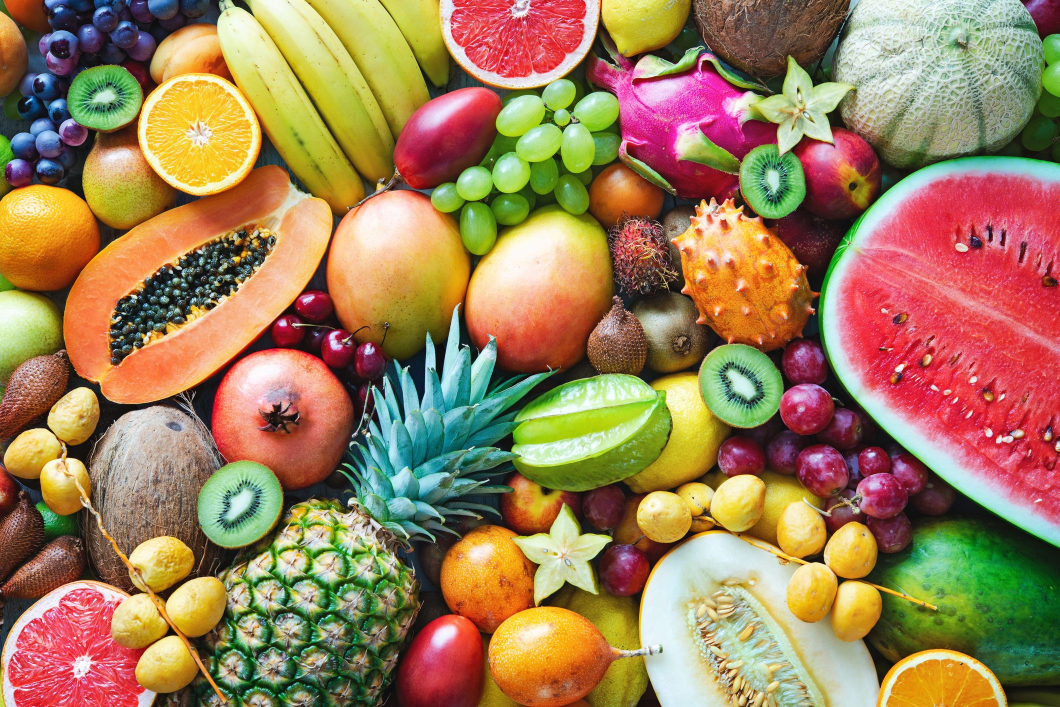
#> input picture BT_LAB03_W04.2/exercise/colorful-ripe-tropical-fruits.jpg, 2119 x 1414 px (shown at 1/2 size)
$ jupyter execute --allow-errors lab04.2.ipynb
#> lines starting #> are read from the running program, lines starting #| are printed output that depends on the picture; after the words box and inside, x2 and y2 are one past the last pixel; in counts of white or black regions, pixels touching at a corner belong together
[cell 1]
import numpy as np
import imageio.v2 as iio
import matplotlib.pyplot as plt
from scipy import ndimage as nd

# 1. Đọc ảnh gốc (ví dụ: ảnh chứa quả kiwi)
data = iio.imread('exercise/colorful-ripe-tropical-fruits.jpg')
#> data is the input picture: shape (1414, 2119, 3); mean R, G, B 157.9, 126.8, 88.7

# 2. Cắt vùng chứa quả kiwi (thay toạ độ phù hợp với ảnh thật của bạn)
kiwi = data[150:380, 270:530].copy()  # (200x200 ảnh kiwi)

# 3. Tịnh tiến kiwi xuống 30px, sang phải 50px
shifted_kiwi = nd.shift(kiwi, shift=(30, 50, 0))  # (row, col, channel)

# 4. Tạo hiệu ứng sóng bằng sin (wave effect)
H, W, _ = shifted_kiwi.shape
#> H = 230; W = 260
Y, X = np.indices((H, W))

# Hiệu ứng sóng theo trục x
offset = 10 * np.sin(2 * np.pi * Y / 50.0)  # biên độ 10, bước sóng 50px
map_x = X + offset
map_y = Y

# Kết hợp thành map toạ độ
coords = np.array([map_y, map_x])

# Áp dụng map_coordinates trên từng kênh màu
wave_kiwi = np.zeros_like(shifted_kiwi)
for i in range(3):  # RGB
    wave_kiwi[:, :, i] = nd.map_coordinates(shifted_kiwi[:, :, i], coords, order=1, mode='reflect')
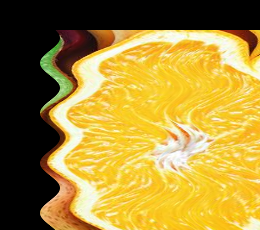
#> wave_kiwi: shape (230, 260, 3); mean R, G, B 164, 137.7, 57.1

# 5. Lưu kết quả ra file
iio.imwrite('kiwi_wave.jpg', wave_kiwi)

# 6. Hiển thị ảnh kết quả
plt.imshow(wave_kiwi)
plt.title("Ảnh kiwi sau khi tịnh tiến + hiệu ứng sóng")
plt.axis('off')
plt.show()

[cell 2]
import numpy as np
import imageio.v2 as iio
import matplotlib.pyplot as plt

# ------------------------
# Hàm: chuyển RGB thành RGBA với nền trong suốt
def rgb_to_rgba(image):
    gray = np.mean(image, axis=2)
    alpha = (gray < 250).astype(np.uint8) * 255  # mask nền trắng
    rgba = np.dstack([image, alpha])
    return rgba

# ------------------------
# Hàm: áp dụng gradient màu lên ảnh theo chiều ngang
def apply_gradient(image, start_color, end_color):
    H, W, _ = image.shape
    alpha = image[:, :, 3] / 255.0  # kênh alpha

    # Tạo gradient từ trái → phải
    gradient = np.linspace(start_color, end_color, W).astype(np.uint8)
    gradient = np.tile(gradient, (H, 1, 1))  # mở rộng theo chiều dọc

    out = np.zeros_like(image)
    for c in range(3):  # áp dụng cho R, G, B
        out[:, :, c] = (gradient[:, :, c] * alpha).astype(np.uint8)
    out[:, :, 3] = image[:, :, 3]  # giữ nguyên alpha
    return out

# ------------------------
# Đọc ảnh (phải là ảnh JPG với nền trắng)
du_du = iio.imread('exercise/du-du.jpg')
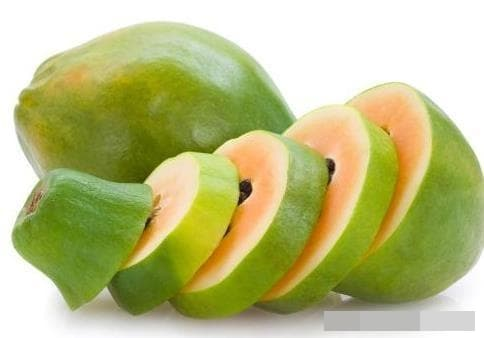
#> input picture BT_LAB03_W04.2/exercise/du-du.jpg, 484 x 338 px
#> du_du is the input picture: shape (338, 484, 3); mean R, G, B 186.9, 189.2, 129.3
dua_hau = iio.imread('exercise/dua-hau.jpg')
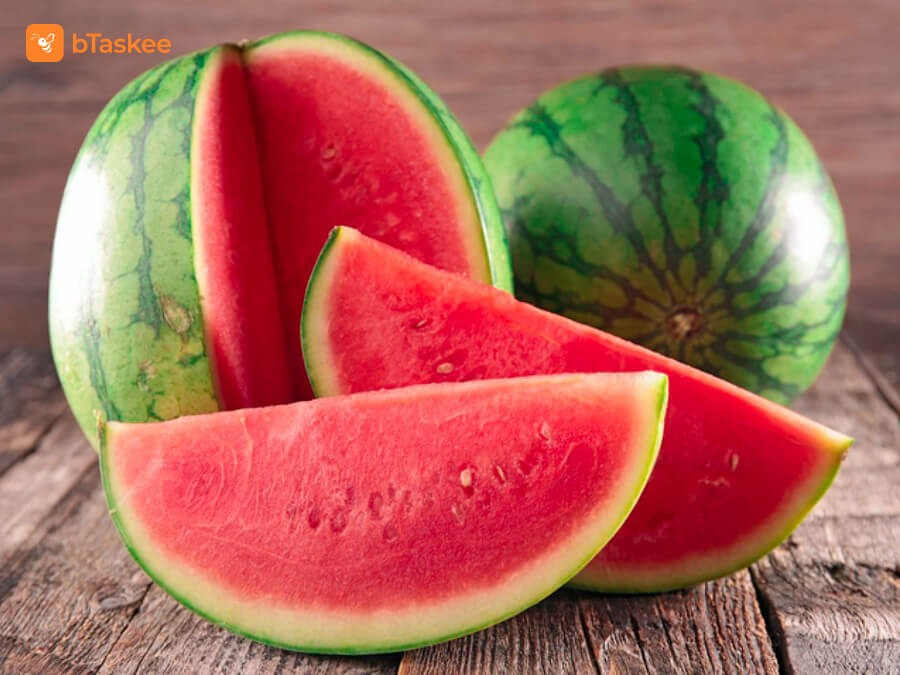
#> input picture BT_LAB03_W04.2/exercise/dua-hau.jpg, 900 x 675 px
#> dua_hau is the input picture: shape (675, 900, 3); mean R, G, B 168.1, 104.1, 89.6

# Chuyển sang RGBA (tạo kênh alpha)
du_du = rgb_to_rgba(du_du)
#> in rgb_to_rgba, `alpha = (gray < 250).astype(np.uint8) * 255`:
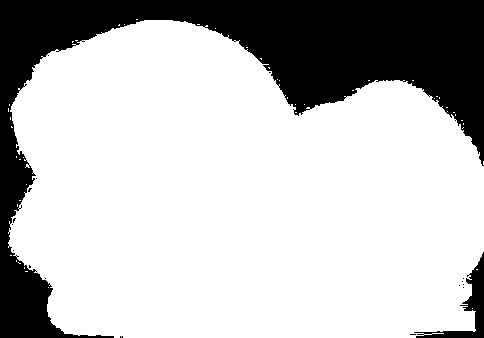
#> alpha: shape (338, 484); 74.7% white; 18 black regions (16 under 20 px), largest, box (x1, y1, x2, y2) and area: (0, 0, 484, 338) 39972, (414, 252, 484, 338) 1304
dua_hau = rgb_to_rgba(dua_hau)
#> in rgb_to_rgba (call 2), `alpha = (gray < 250).astype(np.uint8) * 255`: alpha: shape (675, 900); 98.9% white; 9 black regions (7 under 20 px), largest, box (x1, y1, x2, y2) and area: (53, 161, 106, 330) 4881, (789, 195, 826, 264) 1476

# Gradient màu
red_to_green = [(255, 0, 0), (0, 255, 0)]
yellow_to_purple = [(255, 255, 0), (128, 0, 128)]

# Áp dụng gradient
papaya_colored = apply_gradient(du_du, red_to_green[0], red_to_green[1])
#> in apply_gradient, `out[:, :, 3] = image[:, :, 3]`:
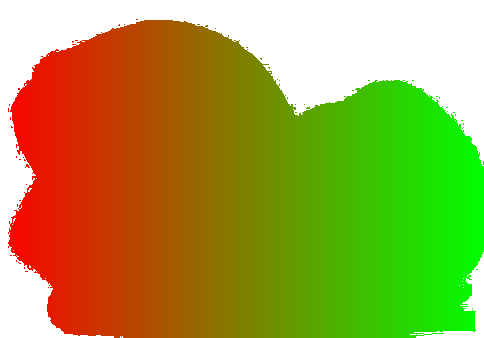
#> out: shape (338, 484, 4); mean of channels 0, 1, 2, 3 96, 93.8, 0, 190.6; transparent parts drawn white
watermelon_colored = apply_gradient(dua_hau, yellow_to_purple[0], yellow_to_purple[1])
#> in apply_gradient (call 2), `gradient = np.linspace(start_color, end_color, W).astype(np.uint8)`: gradient = 900 rows, first 8: [255, 255, 0], [254, 254, 0], [254, 254, 0], [254, 254, 0], [254, 253, 0], [254, 253, 0], [254, 253, 0], [254, 253, 0]

# ------------------------
# Tạo canvas nền trong suốt
H = max(papaya_colored.shape[0], watermelon_colored.shape[0])
#> H = 675
W = papaya_colored.shape[1] + watermelon_colored.shape[1] + 20
#> W = 1404
canvas = np.zeros((H, W, 4), dtype=np.uint8)  # RGBA

# Dán đu đủ bên trái
canvas[0:papaya_colored.shape[0], 0:papaya_colored.shape[1], :] = papaya_colored

# Dán dưa hấu bên phải
x_offset = papaya_colored.shape[1] + 20
#> x_offset = 504
canvas[0:watermelon_colored.shape[0], x_offset:x_offset + watermelon_colored.shape[1], :] = watermelon_colored

# ------------------------
# Lưu ảnh PNG với nền trong suốt
iio.imwrite('combined_fruits.png', canvas)

# Hiển thị kết quả
plt.imshow(canvas)
plt.axis('off')
plt.title("Đu đủ + Dưa hấu với Gradient và nền trong suốt")
plt.show()

[cell 3]
import numpy as np
import imageio.v2 as iio
import matplotlib.pyplot as plt
from scipy import ndimage as nd

# ------------------------
# Hàm chuyển RGBA → RGB nếu ảnh có alpha
def rgba_to_rgb(image_rgba, background=(255, 255, 255)):
    if image_rgba.shape[2] == 3:
        return image_rgba  # đã là RGB
    rgb = image_rgba[..., :3].astype(float)
    alpha = image_rgba[..., 3:4] / 255.0
    bg = np.array(background).reshape(1, 1, 3)
    return (rgb * alpha + bg * (1 - alpha)).astype(np.uint8)

# ------------------------
# Đọc ảnh núi và thuyền
mountain = iio.imread('exercise/nui.png')
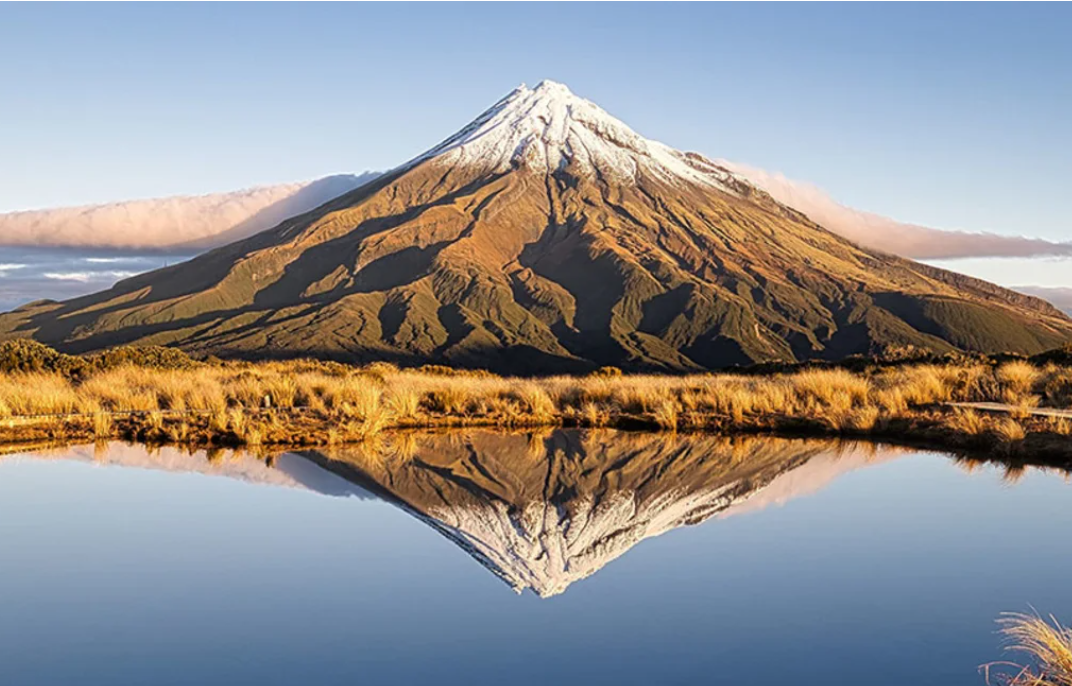
#> input picture BT_LAB03_W04.2/exercise/nui.png, 1072 x 686 px
#> mountain is the input picture: shape (686, 1072, 4); mean R, G, B, A 145.5, 142.9, 142.8, 255
boat = iio.imread('exercise/thuyen.png')
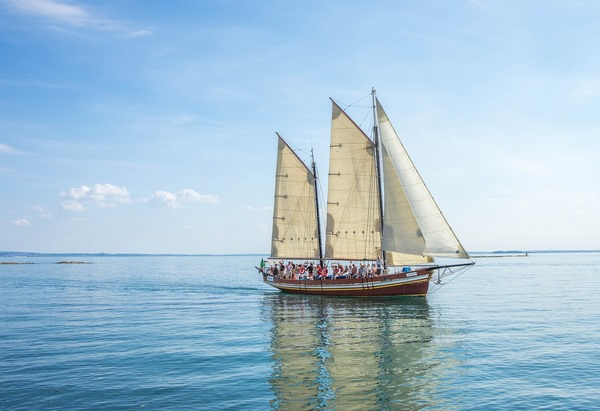
#> input picture BT_LAB03_W04.2/exercise/thuyen.png, 600 x 411 px
#> boat is the input picture: shape (411, 600, 4); mean R, G, B, A 162, 191.3, 210.3, 255

# ------------------------
# Xoay ảnh 45 độ, giữ kích thước (reshape=False)
rotated_mountain = nd.rotate(mountain, 45, reshape=False)
rotated_boat = nd.rotate(boat, 45, reshape=False)

# ------------------------
# Phản chiếu dọc (vertical mirror)
mirror_mountain = np.flipud(rotated_mountain)
mirror_boat = np.flipud(rotated_boat)

# ------------------------
# Chuyển RGBA → RGB nếu cần
mirror_mountain = rgba_to_rgb(mirror_mountain)
#> in rgba_to_rgb, `alpha = image_rgba[..., 3:4] / 255.0`:
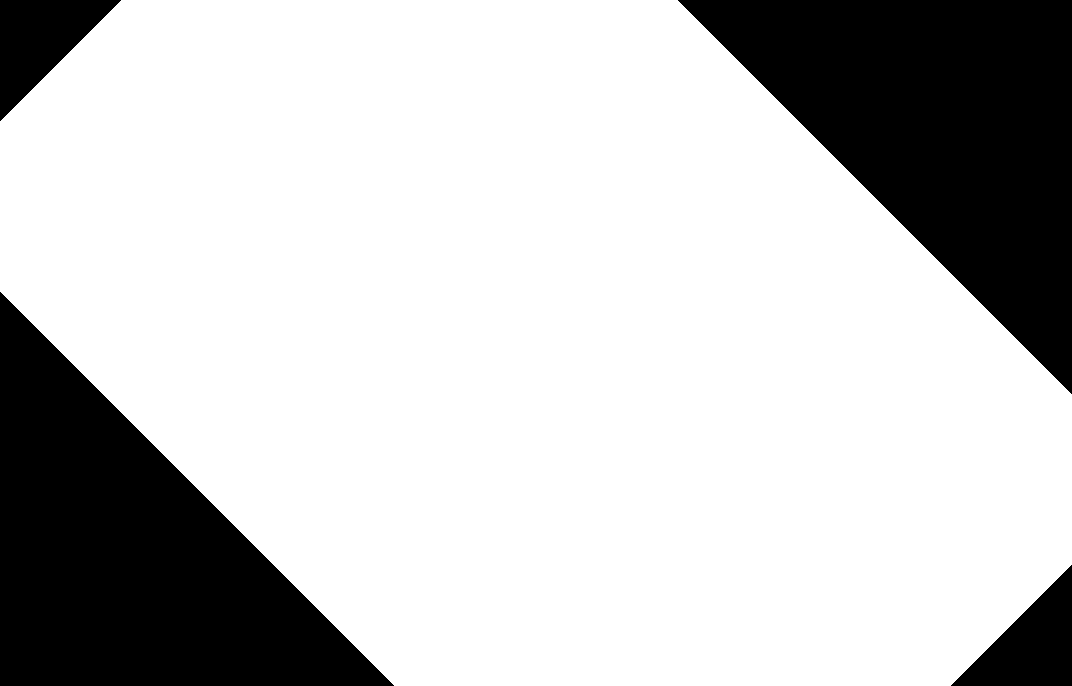
#> alpha: shape (686, 1072, 1) float64; values 0 (black) and 1 (white), 76.8% white; 4 black regions, box (x1, y1, x2, y2) and area: (678, 0, 1072, 394) 77815, (0, 292, 394, 686) 77815, (0, 0, 121, 121) 7381, (951, 565, 1072, 686) 7381
mirror_boat = rgba_to_rgb(mirror_boat)
#> call 2 of rgba_to_rgb, with background = (255, 255, 255)
#> in rgba_to_rgb (call 2), `rgb = image_rgba[..., :3].astype(float)`:
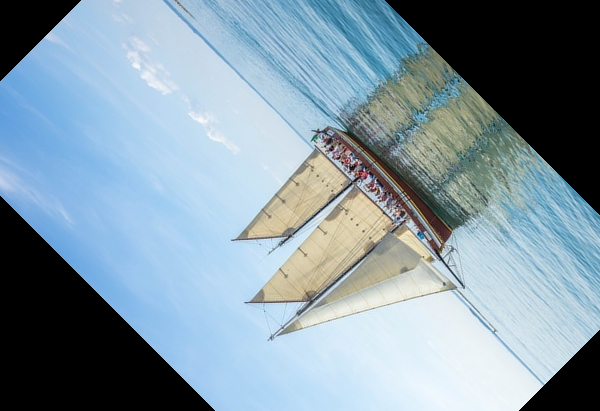
#> rgb: shape (411, 600, 3) float64; mean R, G, B 130.5, 151.4, 164.3
#> in rgba_to_rgb (call 2), `alpha = image_rgba[..., 3:4] / 255.0`: alpha: shape (411, 600, 1) float64; values 0 (black) and 1 (white), 78.5% white; 4 black regions, box (x1, y1, x2, y2) and area: (385, 0, 600, 215) 23220, (0, 196, 215, 411) 23220, (0, 0, 81, 81) 3321, (519, 330, 600, 411) 3321

# ------------------------
# Tạo canvas nền trắng
H = max(mirror_mountain.shape[0], mirror_boat.shape[0])
#> H = 686
W = mirror_mountain.shape[1] + mirror_boat.shape[1] + 20
#> W = 1692
canvas = np.ones((H, W, 3), dtype=np.uint8) * 255  # ảnh trắng RGB

# Ghép ảnh núi bên trái
canvas[0:mirror_mountain.shape[0], 0:mirror_mountain.shape[1], :] = mirror_mountain
#> canvas: shape (686, 1692, 3)

# Ghép ảnh thuyền bên phải
x_offset = mirror_mountain.shape[1] + 20
#> x_offset = 1092
canvas[0:mirror_boat.shape[0], x_offset:x_offset + mirror_boat.shape[1], :] = mirror_boat
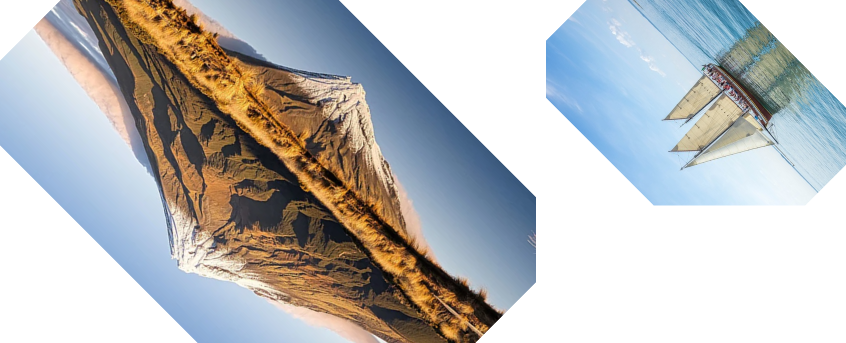
#> canvas: shape (686, 1692, 3) (shown at 1/2 size); mean R, G, B 186.1, 187, 187.4

# ------------------------
# Lưu và hiển thị kết quả
iio.imwrite('mountain_boat_mirror.jpg', canvas)

plt.imshow(canvas)
plt.axis('off')
plt.title("Núi và thuyền đã xoay + phản chiếu dọc")
plt.show()

#> (a cell that did not finish here is left out)

[cell 5]
import numpy as np
import imageio.v2 as iio
import matplotlib.pyplot as plt
from scipy import ndimage as nd

# ---------------------
# Biến đổi sóng (sin)
def wave_transform(amplitude):
    def transform(outcoord):
        y, x = outcoord
        shift_x = amplitude * np.sin(y / 30.0)
        return y, x + shift_x
    return transform

# ---------------------
# Hàm chính menu
def main():
    # Danh sách ảnh
    image_files = {
        "1": "exercise/chua.png",
        "2": "exercise/dua-hau.jpg",
        "3": "exercise/du-du.jpg"
    }
#> image_files = {'1': 'exercise/chua.png', '2': 'exercise/dua-hau.jpg', '3': 'exercise/du-du.jpg'}

    print("=== CHỌN ẢNH ===")
    for key, val in image_files.items():
        print(f"{key}: {val}")
#> this loop made 3 passes
#> (key, val) on passes 1 to 3: ('1', 'exercise/chua.png'), ('2', 'exercise/dua-hau.jpg'), ('3', 'exercise/du-du.jpg')
#| 1: exercise/chua.png
#| 2: exercise/dua-hau.jpg
#| 3: exercise/du-du.jpg
    img_choice = input("Nhập số ảnh bạn chọn (1-3): ").strip()
#> the answer given: exercise/colorful-ripe-tropical-fruits.jpg
    img_path = image_files.get(img_choice)

    if not img_path:
        print("❌ Ảnh không hợp lệ.")
        return

    img = iio.imread(img_path)
    print("Ảnh đã được tải thành công.")

    print("\n=== MENU PHÉP BIẾN ĐỔI ===")
    print("1: Tịnh tiến")
    print("2: Xoay")
    print("3: Phóng to / Thu nhỏ")
    print("4: Làm mờ Gaussian")
    print("5: Biến dạng sóng")

    choice = input("Chọn phép biến đổi (1-5): ").strip()
    result = None

    if choice == "1":
        dx = int(input("Nhập số pixel tịnh tiến theo trục x: "))
        dy = int(input("Nhập số pixel tịnh tiến theo trục y: "))
        shift = (dy, dx, 0) if img.ndim == 3 else (dy, dx)
        result = nd.shift(img, shift=shift)

    elif choice == "2":
        angle = float(input("Nhập góc xoay (độ): "))
        reshape_str = input("Giữ reshape? (y/n): ").strip().lower()
        reshape = True if reshape_str == 'y' else False
        result = nd.rotate(img, angle=angle, reshape=reshape)

    elif choice == "3":
        zoom_factor = float(input("Nhập hệ số zoom (ví dụ 0.5 thu nhỏ, 2 phóng to): "))
        if img.ndim == 3:
            result = nd.zoom(img, (zoom_factor, zoom_factor, 1))
        else:
            result = nd.zoom(img, zoom_factor)

    elif choice == "4":
        sigma = float(input("Nhập giá trị sigma cho Gaussian blur: "))
        result = nd.gaussian_filter(img, sigma=sigma)

    elif choice == "5":
        amp = float(input("Nhập biên độ sóng (amplitude): "))
        result = np.zeros_like(img)
        for c in range(img.shape[2]) if img.ndim == 3 else [0]:
            channel = img[:, :, c] if img.ndim == 3 else img
            warped = nd.geometric_transform(channel, wave_transform(amp), order=1, mode='reflect')
            if img.ndim == 3:
                result[:, :, c] = warped
            else:
                result = warped

    else:
        print(" Lựa chọn không hợp lệ.")
        return

    # Hiển thị ảnh kết quả
    plt.imshow(result, cmap='gray' if result.ndim == 2 else None)
    plt.axis('off')
    plt.title("Kết quả")
    plt.show()

    # Lưu ảnh kết quả
    output_name = input("Nhập tên file để lưu (VD: output.jpg): ").strip()
    if result.ndim == 3 and result.shape[2] == 4:
        result = result[:, :, :3]  # loại bỏ alpha nếu lưu JPG
    iio.imwrite(output_name, result)
    print(f"✅ Ảnh đã lưu vào {output_name}")

# ---------------------
if __name__ == "__main__":
    main()
